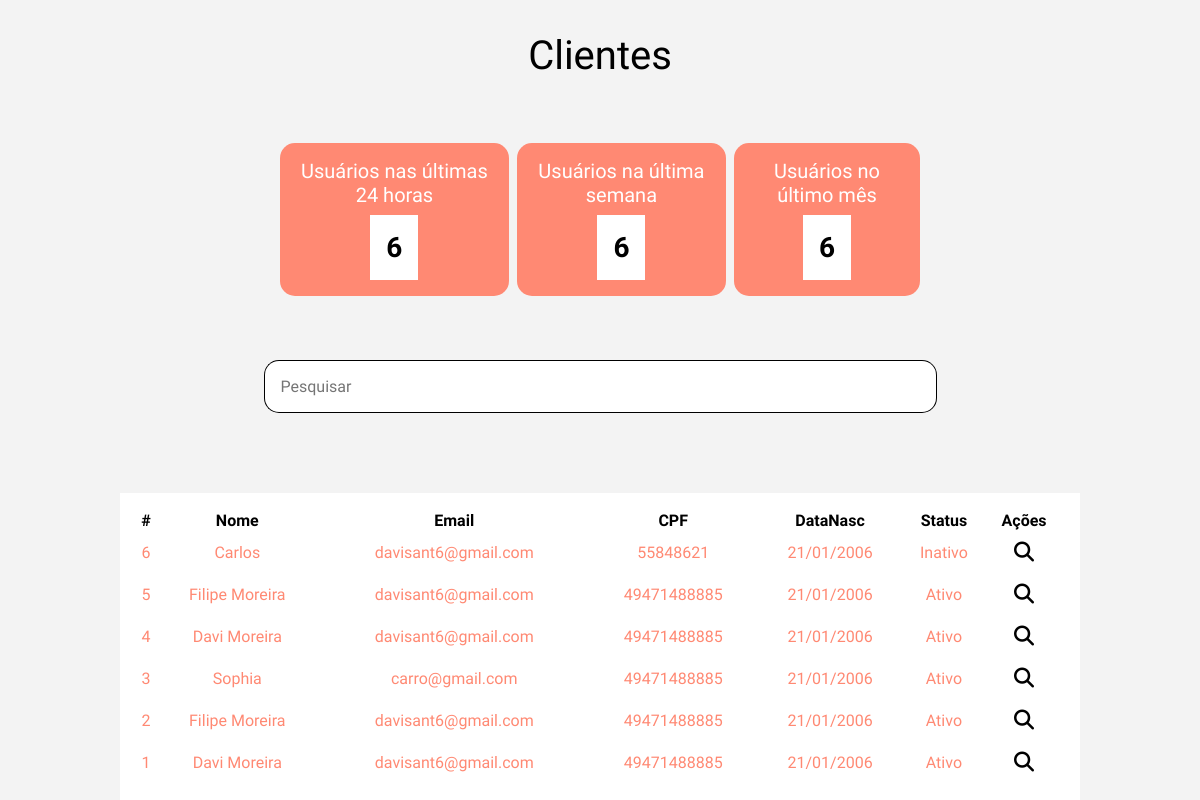
The page /view/listClientes.php on the database its author committed.
### tables this page shows
CREATE TABLE user_cliente(
	id_cliente INT AUTO_INCREMENT NOT NULL PRIMARY KEY,
	nome_cliente VARCHAR(300) NOT NULL COMMENT 'nome do cliente',
	email_cliente VARCHAR(300) NOT NULL COMMENT 'email do cliente',
	cpf_cliente VARCHAR(18) NOT NULL COMMENT 'cpf do cliente',
	telefone_cliente VARCHAR(18) NOT NULL COMMENT 'telefone do cliente',
	genero_cliente int(1) NOT NULL COMMENT '1 - feminino; 0 - masculino; 2 - não informar',
	senha_cliente VARCHAR(256) NOT NULL COMMENT 'senha em sha256',
	data_nasc_cliente DATE NOT NULL COMMENT 'data de nascimente',
	data_reg_cliente DATETIME DEFAULT CURRENT_TIMESTAMP NOT NULL COMMENT 'data e hora do registro',
	status INT(1) NOT NULL COMMENT '1 - ativo; 0 - inativo'
);

### model/conexao.class.php (called while the page is built, shortened)
<?php
class Conexao{
    public function __construct(){
        try{
            $this->pdo = new PDO("mysql:dbname=2ucase_bd3;host=localhost","root","");
        }catch(PDOException $e){
            echo "Erro com banco de dados: " . $e->getMessage() . "<br>";
            exit();
        }catch(Exception $e){
            echo "Erro generico: " . $e->getMessage() . "<br>";
            exit();
        }
    }
}
?>

### model/Manager.class.php (called while the page is built, shortened)
<?php
require_once 'Conexao.class.php';
class Manager extends Conexao {
	public function listClient($table, $columnName) {
        $cmd = $this->pdo->query("SELECT * FROM {$table} ORDER by {$columnName} DESC");
        $res = $cmd->fetchAll(PDO::FETCH_ASSOC);
        return $res;
	}
	public function dateCountClientes($tabela, $column, $dataAtual, $dataCount){
		$sql = "SELECT COUNT(*) FROM $tabela WHERE $column < '$dataAtual'
		AND $column >= '$dataCount'";
		$cmd = $this->pdo->query($sql);
		$res = $cmd->fetch(PDO::FETCH_ASSOC);
		return $res;
	}
}

### view/listClientes.php (the view, shortened to what this page needs)
<?php
require_once "../model/Manager.class.php";
$manager = new Manager();
$resultClienteList = $manager->listClient('user_cliente', 'id_cliente');
$dataAtual = new DateTime('now', new DateTimeZone('America/Sao_Paulo'));
$dataAtualN = new DateTime('now', new DateTimeZone('America/Sao_Paulo'));
$dataMinus = $dataAtual->modify('-1 day');
$formatDataMinus = $dataMinus->format('Y-m-d H:i:s');
$formatDataAtual = $dataAtualN->format('Y-m-d H:i:s');
$returnData24 = $manager->dateCountClientes('user_cliente', 'data_reg_cliente', $formatDataAtual, $formatDataMinus);
$dataMinusWeek = $dataAtual->modify('-1 week');
$formatDataWeekMinus = $dataMinusWeek->format('Y-m-d H:i:s');
$returnDataWeek = $manager->dateCountClientes('user_cliente', 'data_reg_cliente', $formatDataAtual, $formatDataWeekMinus);
$dataMinusWeek = $dataAtual->modify('-1 month');
$formatDataMonthMinus = $dataMinusWeek->format('Y-m-d H:i:s');
$returnDataMonth = $manager->dateCountClientes('user_cliente', 'data_reg_cliente', $formatDataAtual, $formatDataMonthMinus);
?>
<!DOCTYPE html>
<html lang="pt-br">
<head>
    <?php require_once "../config/config.php"; ?>
    <link rel="stylesheet" href="../assets/css/clientes.css">
</head>
<body id="body-margin">
    <main class="container-produto">
        <h1>Clientes</h1>
        <section class="container-metricas">
            <div class="metrica-box metrica1">
                <h4>Usuários nas últimas 24 horas</h4>
                <div class="container-number">
                    <h3><?= $returnData24['COUNT(*)'] ?></h3>
                </div>
            </div>
            <div class="metrica-box metrica2">
                <h4>Usuários na última semana</h4>
                <div class="container-number">
                    <h3><?= $returnDataWeek['COUNT(*)'] ?></h3>
                </div>
            </div>
            <div class="metrica-box metrica3">
                <h4>Usuários no último mês</h4>
                <div class="container-number">
                    <h3><?= $returnDataMonth['COUNT(*)'] ?></h3>
                </div>
            </div>
        </section>
        <article class="container-pesquisa">
            <form action="#" method="GET">
                <div class="input-pesquisa">
                    <input type="text" name="searchBarClientes" placeholder="Pesquisar" id="pesquisar-input">
                    <input type="submit" value="">
                </div>
            </form>
        </article>
        <section class="container-tabela-filter">
            <section class="container-tabela">
                <table class="table-clientes">
                    <tr>
                        <th>#</th>
                        <th>Nome</th>
                        <th>Email</th>
                        <th>CPF</th>
                        <th>DataNasc</th>
                        <th>Status</th>
                        <th>Ações</th>
                    </tr>
                    <?php
                    if (count($resultClienteList) > 0) :
                        for ($i = 0; $i < count($resultClienteList); $i++) :
                            $timestamp = strtotime($resultClienteList[$i]["data_nasc_cliente"]);
                            $newDate = date("d-m-Y", $timestamp);
                            $dateExib = str_replace('-', '/', $newDate)
                    ?>
                            <tr>
                                <td><?= $resultClienteList[$i]['id_cliente'] ?></td>
                                <td><?= $resultClienteList[$i]['nome_cliente'] ?></td>
                                <td><?= $resultClienteList[$i]['email_cliente'] ?></td>
                                <td><?= $resultClienteList[$i]['cpf_cliente'] ?></td>
                                <td><?= $dateExib ?></td>
                                <td><?= $resultClienteList[$i]['status'] == 1 ? "Ativo" : "Inativo" ?></td>
                                <td id="btn-actions">
                                    <button id="search-client"><i class="fa-solid fa-magnifying-glass"></i></i></i></button>
                                </td>
                            </tr>
                    <?php
                        endfor;
                    else :
                        echo "<td colspan=7>Dados não encontrados!</td>";
                    endif;
                    ?>
                </table>
            </section>
        </section>
    </main>
</body>
</html>

### config/config.php (shortened to what this page needs)
<!DOCTYPE html>
<html lang="en">
<head>
    <link rel="stylesheet" href="../assets/css/reset.css">
</head>
</html>

### assets/css/clientes.css (style rules this page uses)
.container-produto { display: flex; flex-direction: column; align-items: center; justify-content: center; gap: 4rem; margin-top: 2rem; }
.container-metricas { display: flex; width: 40rem; text-align: center; gap: .5rem; }
.metrica-box { display: flex; flex-direction: column; justify-content: center; align-items: center; gap: .5rem; background-color: var(--cor-laranja); padding: 1rem; border-radius: 15px; }
.metrica-box h4 { color: #fff; }
.container-number { padding: 1rem; background-color: #ffff; width: -moz-fit-content; width: fit-content; }
.input-pesquisa { display: flex; }
.input-pesquisa input[type=text] { background-color: #ffff; padding: 1rem; border: 1px solid #000; border-right: none; width: 40rem; border-bottom-left-radius: 15px; border-top-left-radius: 15px; }
.input-pesquisa input[type=submit] { background-color: #ffff; border: 1px solid #000; border-left: none; background-image: url('../../view/img/lupapesquisa.png'); background-size: 20px 20px; background-position-y: center; background-position-x: center; background-repeat: no-repeat; padding: 1rem; cursor: pointer; border-bottom-right-radius: 15px; border-top-right-radius: 15px; }
.container-tabela-filter { display: flex; flex-direction: column; align-items: center; width: 60rem; }
.container-tabela { width: 100%; background-color: #ffff; margin-top: 1rem; }
.container-tabela .table-clientes { width: 100%; padding: 1rem; }
.table-clientes tr td { text-align: center; }
#btn-actions button { padding: .5rem; background-color: transparent; border: none; }
#btn-actions #search-client i { cursor: pointer; }

### rows shown on the page
user_cliente: id_cliente "6", nome_cliente "Carlos", email_cliente "davisant6@gmail.com", cpf_cliente "55848621", data_nasc_cliente "21/01/2006", status "Inativo"
user_cliente: id_cliente "5", nome_cliente "Filipe Moreira", email_cliente "davisant6@gmail.com", cpf_cliente "49471488885", data_nasc_cliente "21/01/2006", status "Ativo"
user_cliente: id_cliente "4", nome_cliente "Davi Moreira", email_cliente "davisant6@gmail.com", cpf_cliente "49471488885", data_nasc_cliente "21/01/2006", status "Ativo"
user_cliente: id_cliente "3", nome_cliente "Sophia", email_cliente "carro@gmail.com", cpf_cliente "49471488885", data_nasc_cliente "21/01/2006", status "Ativo"
user_cliente: id_cliente "2", nome_cliente "Filipe Moreira", email_cliente "davisant6@gmail.com", cpf_cliente "49471488885", data_nasc_cliente "21/01/2006", status "Ativo"
user_cliente: id_cliente "1", nome_cliente "Davi Moreira", email_cliente "davisant6@gmail.com", cpf_cliente "49471488885", data_nasc_cliente "21/01/2006", status "Ativo"

### other values the page prints
$returnData24['COUNT(*)'] "6"
$returnDataWeek['COUNT(*)'] "6"
$returnDataMonth['COUNT(*)'] "6"
